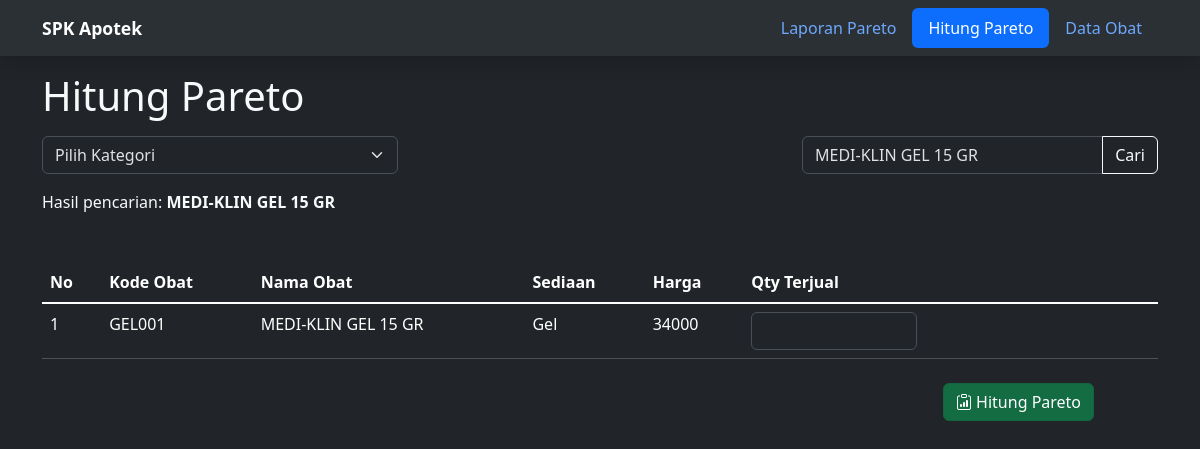
/hitung-pareto.php?cari=MEDI-KLIN GEL 15 GR, run on the app's committed database.
### tables this page shows
create table obat(
kode_obat varchar(20) primary key,
nama_obat varchar(100),
sediaan enum('Tablet', 'Kapsul', 'Pil', 'Serbuk', 'Salep', 'Krim', 'Gel', 'Sirup', 'Suspensi', 'Injeksi', 'Infus', 'Tetes', 'Inhalasi', 'Aerosol'),
harga int
);

### hitung-pareto.php (the view, shortened to what this page needs)
<?php
  include 'koneksi.php';
  $no = 0;
  $cari = isset($_GET['cari']) ? $_GET['cari'] : '';
  $kategori = isset($_GET['kategori']) ? $_GET['kategori'] : '';
  $select_obat = "SELECT * FROM obat WHERE 1";
  if (!empty($cari)) {
    $select_obat .= " AND nama_obat LIKE '%$cari%'";
  }
  $sql_obat = mysqli_query($koneksi, $select_obat);
?>
<!DOCTYPE html>
<html lang="en" data-bs-theme="dark">
<html lang="en">
<head>
    <link href="https://cdn.jsdelivr.net/npm/bootstrap@5.3.7/dist/css/bootstrap.min.css" rel="stylesheet">
    <link rel="stylesheet" href="https://cdn.jsdelivr.net/npm/bootstrap-icons@1.13.1/font/bootstrap-icons.min.css">
</head>
<body>
  <nav class="navbar bg-body-tertiary mb-5 shadow fixed-top">
    <div class="container">
      <a class="navbar-brand" href="#" style="font-size : 1.1em;">
        <strong>SPK Apotek</strong>
      </a>
      <ul class="nav nav-pills">
        <li class="nav-item">
          <a class="nav-link" href="index.php">Laporan Pareto</a>
        </li>
        <li class="nav-item">
          <a class="nav-link active" aria-current="page" href="#">Hitung Pareto</a>
        </li>
        <li class="nav-item">
          <a class="nav-link" href="tabel-obat.php">Data Obat</a>
        </li>
        </ul>
      </div>
    </nav>
    <div class="container mt-5 pt-4">
        <figure class="text-light">
          <blockquote class="blockquote">
            <h1>Hitung Pareto</h1>
          </blockquote>
        </figure>
       <div class="row justify-content-between">
            <div class="col-4">
              <form method="GET" action="">
                <select class="form-select" name="kategori" onchange="this.form.submit()">
                        <option selected value="">Pilih Kategori</option>
                </select>
                </form>
            </div>
            <div class="col-4">
                <form method="GET" action="">
                    <div class="input-group">
                        <input type="text" class="form-control" name="cari" placeholder="Cari nama obat..." value="<?php if(isset($_GET['cari'])) echo $_GET['cari']; ?>">
                        <button class="btn btn-outline-light" type="submit">Cari</button>
                    </div>
                </form>
            </div>
       </div>
    <?php if (!empty($kategori) || !empty($cari)) { ?>
      <div class="mt-3 text-light">
        <?php if (!empty($cari)) : ?>
          <p>Hasil pencarian: <strong><?= $cari ?></strong></p>
        <?php endif; ?>
      </div>
    <?php } ?>
    <table class="table table-hover mt-5 table-dark">
      <thead class="table-dark">
        <tr>
          <th scope="col">No</th>
          <th scope="col">Kode Obat</th>
          <th scope="col">Nama Obat</th>
          <th scope="col">Sediaan</th>
          <th scope="col">Harga</th>
          <th scope="col">Qty Terjual</th>
        </tr>
      </thead>
      <tbody class="table-group-divider">
         <?php
          while ($result = mysqli_fetch_assoc($sql_obat)) {
        ?>
        <tr>
          <td>
            <?php echo ++$no ?>
          </td>
          <td>
            <?php echo $result['kode_obat'] ?>
          </td>
          <td>
            <?php echo $result['nama_obat'] ?>
          </td>
          <td>
            <?php echo $result['sediaan'] ?>
          </td>
          <td>
            <?php echo $result['harga'] ?>
          </td>
          <td>
            <div class="col-md-5">
                <input type="text" class="form-control" id="inputQty">
            </div>
          </td>
        </tr>
       <?php
         }
          ?>
      </tbody>
    </table>
    <div class="container text-center mt-4 mb-4">
        <div class="row">
            <div class="col-9"></div>
            <div class="col-3">
                <a href="#" class="btn btn-success active" role="button" aria-pressed="true">
                <i class="bi bi-clipboard-data"></i>
                Hitung Pareto
                </a>
            </div>
        </div>
    </div>
    </div>
</body>
</html>

### data on the page
obat: kode_obat "GEL001", nama_obat "MEDI-KLIN GEL 15 GR", sediaan "Gel", harga "34000"

### other printed values
$cari "MEDI-KLIN GEL 15 GR"
